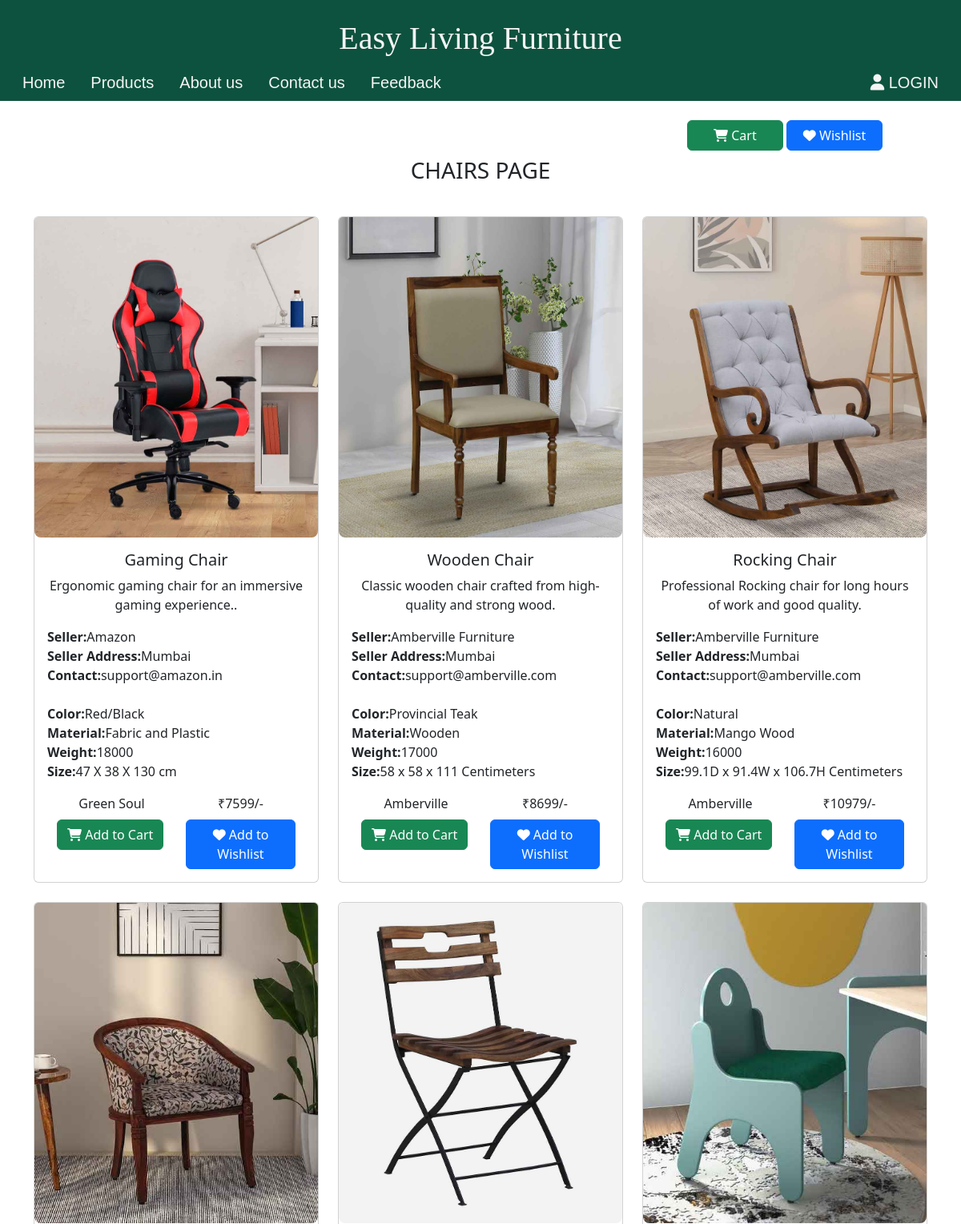
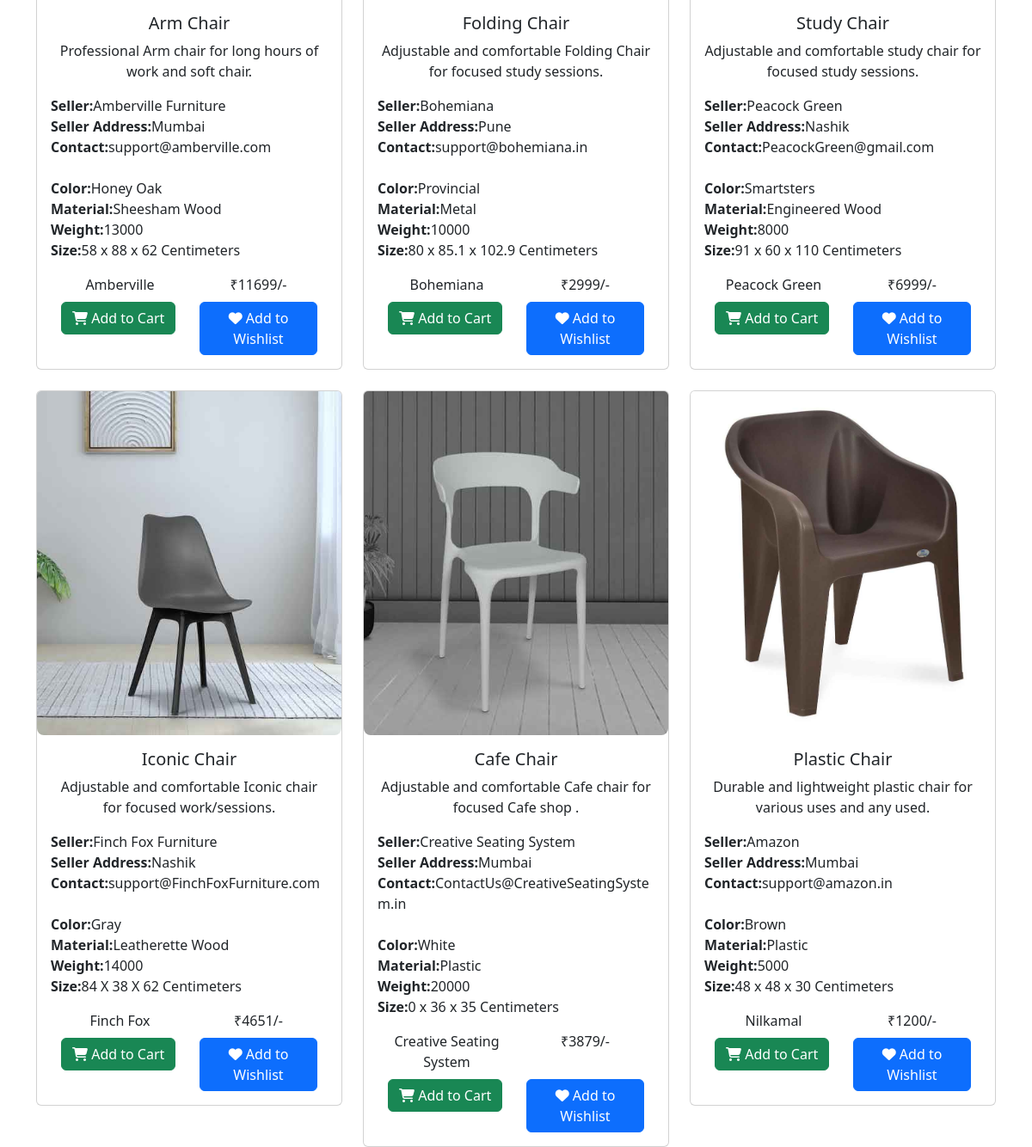
/products/1, run on the app's committed database (2 pictures, top to bottom).
### UsersApp/models.py (models this page shows, shortened)
class Category(models.Model):
    title = models.CharField(max_length=100,null=True,blank=True)
    description = models.CharField(max_length=300,null=True,blank=True)
    image = models.ImageField(null=True,blank=True,upload_to='CategoryImages/')

class Product(models.Model):
    prod_category = models.ForeignKey(Category,on_delete=models.CASCADE)
    prod_id = models.BigIntegerField(unique=True,default=0,null=True,blank=True)
    prod_title = models.CharField(max_length=100,null=True,blank=True)
    prod_description = models.CharField(max_length=200,null=True,blank=True)
    prod_image = models.ImageField(null=True,blank=True,upload_to='ProductImages/')
    prod_price = models.IntegerField(null=True,blank=True)
    prod_brand = models.CharField(max_length=100,null=True,blank=True)
    prod_color = models.CharField(max_length=100,null=True,blank=True)
    prod_weight = models.IntegerField(null=True,blank=True,default=0)
    prod_material = models.CharField(max_length=100,null=True,blank=True)
    prod_dimentions = models.CharField(max_length=100,null=True,blank=True)
    prod_stock = models.IntegerField(null=True,blank=True,default=0)
    seller_name = models.CharField(max_length=100,null=True,blank=True)
    seller_address = models.CharField(max_length=100,null=True,blank=True)
    seller_email = models.EmailField(null=True,blank=True)

### UsersApp/views.py (the view)
# urls.py: path('products/<int:category>',products,name='products'),
def products(request,category):
    products_data = Product.objects.filter(prod_category=category).all()
    title = Category.objects.get(id=category).title
    return render(request, 'products.html',context={'products':products_data,'title':title})

### UsersApp/templates/products.html (shortened to what this page needs)
{% load static %}
<html lang="en">
<head>
    <link href="https://cdn.jsdelivr.net/npm/bootstrap@5.3.3/dist/css/bootstrap.min.css" rel="stylesheet">
</head>
<body>
    <div class="container-fluid custom-navbar" style="background-color: #0d523e;">
        <h1 class="text-center pt-4">Easy Living Furniture</h1>
        <div class="row">
            <div class="col-6">
                <ul class="nav justify-content-start">
                    <li class="nav-item">
                      <a class="nav-link active" aria-current="page" href="{% url "index" %}">Home</a>
                    </li>
                    <li class="nav-item">
                      <a class="nav-link" href="{% url "categories" %}">Products</a>
                    </li>
                    <li class="nav-item">
                      <a class="nav-link" href="{% url "about" %}">About us</a>
                    </li>
                    <li class="nav-item">
                      <a class="nav-link" href="{% url "contact" %}">Contact us</a>
                    </li>
                    <li class="nav-item">
                      <a class="nav-link" href="{% url "feedback" %}">Feedback</a>
                    </li>
                  </ul>
            </div>
            <div class="col-6">
                <ul class="nav justify-content-end">
                  {% if request.user.is_authenticated %}
                  <li class="nav-item">
                    <a class="nav-link active" aria-current="page" href="{% url "logout-page" %}">Logout: {{request.user.full_name|capfirst}}</a>
                  </li>
                  {% else %}
                  <li class="nav-item">
                    <a class="nav-link active" aria-current="page" href="{% url "login-page" %}"><span><i class="fa-solid fa-user"></i></span> LOGIN</a>
                  </li>
                  {% endif %}
                </ul>
            </div>
        </div>
    </div>
    <div class="container mt-4 text-center">
        <div class="row justify-content-end">
                <div class="col-4">
                    <a href="{% url "cart" %}" class="btn btn-success" style="width: 120px;" ><span><i class="fa-solid fa-cart-shopping"></i></span> Cart</a>
                    <a href="{% url "wishlist" %}" class="btn btn-primary " style="width: 120px;"><span><i class="fa-solid fa-heart"></i></span> Wishlist</a>
                </div>
        </div>
    </div>
    <div class="container-fluid pt-2">
        <h3 class="text-center">{{title|upper}} PAGE</h3>
        <div class="container pt-2 ">
            <div class="row">
                {% for obj in products  %}
                <div class="col-4 pt-4">
                    <div class="card">
                        <img src="{{obj.prod_image.url}}" class="card-img-top" alt="..." >
                        <div class="card-body">
                            <h5 class="card-title text-center">{{obj.prod_title}}</h5>
                            <p class="card-text text-center">{{obj.prod_description}}</p>
                            <p class="">
                                <span class="text-dark">Seller:</span>{{obj.seller_name}}
                                <br>
                                <span class="text-dark">Seller Address:</span>{{obj.seller_address}}
                                <br>
                                <span class="text-dark">Contact:</span>{{obj.seller_email}}
                                <br>
                                <br>
                                <span class="text-dark">Color:</span>{{obj.prod_color}}
                                <br>
                                <span class="text-dark">Material:</span>{{obj.prod_material}}
                                <br>
                                <span class="text-dark">Weight:</span>{{obj.prod_weight}}
                                <br>
                                <span class="text-dark">Size:</span>{{obj.prod_dimentions}}
                            </p>
                            <div class="container text-center">
                                <div class="row justify-content-center">
                                    <div class="col-6">
                                            {{obj.prod_brand}}
                                    </div>
                                    <div class="col-6">
                                        ₹{{obj.prod_price}}/-
                                    </div>
                                </div>
                            </div>
                            <div class="container mt-2">
                                <div class="row justify-content-between">
                                    <div class="col-6">
                                            <a href="{% url "add_to_cart" obj.prod_id %}"><button type="submit" class="btn btn-success"><span><i class="fa-solid fa-cart-shopping" ></i></span> Add to Cart</button></a>
                                    </div>
                                    <div class="col-6">
                                            <a href="{% url "add_to_wishlist" obj.prod_id %}"><button type="submit" class="btn btn-primary"><span><i class="fa-solid fa-heart"></i></span> Add to Wishlist</button></a>
                                    </div>
                                </div>
                            </div>
                         </div>
                    </div>
                </div>
                {% endfor %}
            </div>
        </div>
    </div>
</body>
</html>

### UsersApp/templates/products.html (style rules this page uses)
.custom-navbar h1 { color: rgb(245, 245, 245) !important; font-family: 'Times New Roman', Times, serif; }
.custom-navbar a { color: rgb(245, 245, 245) !important; font-family: 'Gill Sans', 'Gill Sans MT', Calibri, 'Trebuchet MS', sans-serif; font-size: 20px; }
img { width: 500px; height: 400px; border-radius: 8px 8px 8px 8px; }
.text-dark { color: black; font-weight: bold; }

### data on the page
Category: title "CHAIRS"
Product: prod_image (picture), prod_title "Gaming Chair", prod_description "Ergonomic gaming chair for an immersive gaming experience..", seller_name "Amazon", seller_address "Mumbai", seller_email "support@amazon.in", prod_color "Red/Black", prod_material "Fabric and Plastic", prod_weight "18000", prod_dimentions "47 X 38 X 130 cm", prod_brand "Green Soul", prod_price "7599"
Product: prod_image (picture), prod_title "Wooden Chair", prod_description "Classic wooden chair crafted from high-quality and strong wood.", seller_name "Amberville Furniture", seller_address "Mumbai", seller_email "support@amberville.com", prod_color "Provincial Teak", prod_material "Wooden", prod_weight "17000", prod_dimentions "58 x 58 x 111 Centimeters", prod_brand "Amberville", prod_price "8699"
Product: prod_image (picture), prod_title "Rocking Chair", prod_description "Professional Rocking chair for long hours of work and good quality.", seller_name "Amberville Furniture", seller_address "Mumbai", seller_email "support@amberville.com", prod_color "Natural", prod_material "Mango Wood", prod_weight "16000", prod_dimentions "99.1D x 91.4W x 106.7H Centimeters", prod_brand "Amberville", prod_price "10979"
Product: prod_image (picture), prod_title "Arm Chair", prod_description "Professional Arm chair for long hours of work and soft chair.", seller_name "Amberville Furniture", seller_address "Mumbai", seller_email "support@amberville.com", prod_color "Honey Oak", prod_material "Sheesham Wood", prod_weight "13000", prod_dimentions "58 x 88 x 62 Centimeters", prod_brand "Amberville", prod_price "11699"
Product: prod_image (picture), prod_title "Folding Chair", prod_description "Adjustable and comfortable Folding Chair for focused study sessions.", seller_name "Bohemiana", seller_address "Pune", seller_email "support@bohemiana.in", prod_color "Provincial", prod_material "Metal", prod_weight "10000", prod_dimentions "80 x 85.1 x 102.9 Centimeters", prod_brand "Bohemiana", prod_price "2999"
Product: prod_image (picture), prod_title "Study Chair", prod_description "Adjustable and comfortable study chair for focused study sessions.", seller_name "Peacock Green", seller_address "Nashik", seller_email "PeacockGreen@gmail.com", prod_color "Smartsters", prod_material "Engineered Wood", prod_weight "8000", prod_dimentions "91 x 60 x 110 Centimeters", prod_brand "Peacock Green", prod_price "6999"
Product: prod_image (picture), prod_title "Iconic Chair", prod_description "Adjustable and comfortable Iconic chair for focused work/sessions.", seller_name "Finch Fox Furniture", seller_address "Nashik", seller_email "support@FinchFoxFurniture.com", prod_color "Gray", prod_material "Leatherette Wood", prod_weight "14000", prod_dimentions "84 X 38 X 62 Centimeters", prod_brand "Finch Fox", prod_price "4651"
Product: prod_image (picture), prod_title "Cafe Chair", prod_description "Adjustable and comfortable Cafe chair for focused Cafe shop .", seller_name "Creative Seating System", seller_address "Mumbai", seller_email "ContactUs@CreativeSeatingSystem.in", prod_color "White", prod_material "Plastic", prod_weight "20000", prod_dimentions "0 x 36 x 35 Centimeters", prod_brand "Creative Seating System", prod_price "3879"
Product: prod_image (picture), prod_title "Plastic Chair", prod_description "Durable and lightweight plastic chair for various uses and any used.", seller_name "Amazon", seller_address "Mumbai", seller_email "support@amazon.in", prod_color "Brown", prod_material "Plastic", prod_weight "5000", prod_dimentions "48 x 48 x 30 Centimeters", prod_brand "Nilkamal", prod_price "1200"
